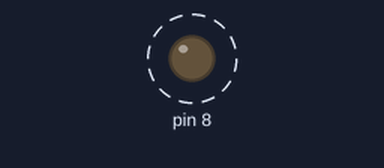
A sketch run on a simulated Arduino Uno, built with avr-gcc and run on an emulated ATmega328P. Parts: output pins drawn as LEDs (lit = HIGH). Dashed ring = blinking. What the sketch prints to the serial monitor is not drawn.

Above: at 0.2 s.
Timing chart, 0 to 3.0 s (numbered marks = the images above):
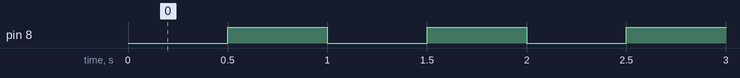

Measured:
- by itself, pin 8: alternates HIGH for 0.50 s and LOW for 0.50 s

The sketch:

Exam1_1.ino
```cpp
void setup() {
  Serial.begin(9600);
  // 4번째 LED -> digital port 8 설정
  pinMode(8, OUTPUT);

}

void loop() {
  // LOW -> 0.5초 delay -> HIGH -> 0.5초 delay
  digitalWrite(8, 0);
  Serial.println("LED 4 is on");
  delay(500);
  digitalWrite(8, 1);
  Serial.println("LED 4 is off");
  delay(500);
}
```
